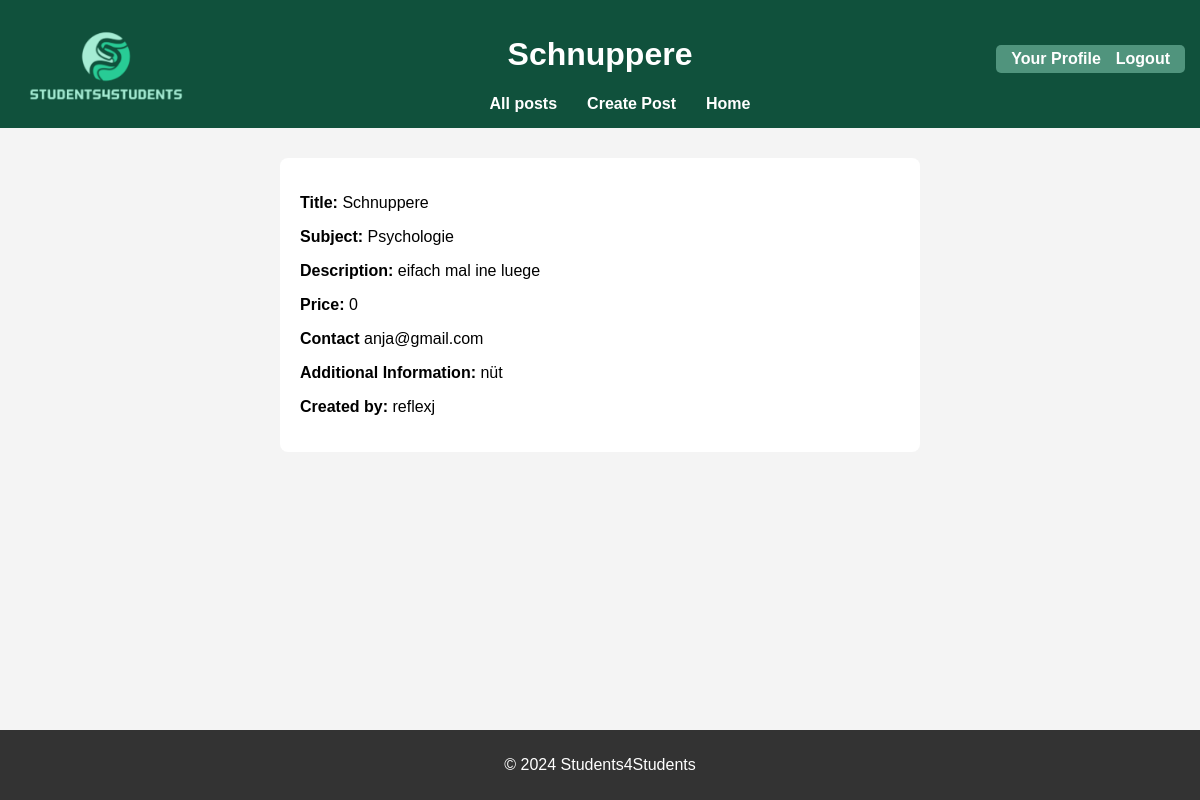
The page /request/1 (signed in) on the database its author committed.
### app.py (models this page shows, shortened)
class RequestPost(db.Model):
    id = db.Column(db.Integer, primary_key=True)
    title = db.Column(db.String(100), nullable=False)
    description = db.Column(db.String(200), nullable=False)
    subject = db.Column(db.String(100), nullable=False)
    price = db.Column(db.String(100), nullable=False)
    additional_information = db.Column(db.String(200), nullable=True)
    contact =db.Column(db.String(100), nullable = False)
    user_id = db.Column(db.Integer, db.ForeignKey('user.id'), nullable=False)
    user = db.relationship('User', backref=db.backref('requests', lazy=True))

class User(db.Model, UserMixin):
    id = db.Column(db.Integer, primary_key=True)
    username = db.Column(db.String(150), unique=True, nullable=False)
    email = db.Column(db.String(150), unique=True, nullable=False)
    password = db.Column(db.String(150), nullable=False)
    posts = db.relationship('ServicePost', backref='user', lazy=True)

### app.py (the view)
@app.route('/request/<int:request_id>')
def request_detail(request_id):
    request_post = RequestPost.query.get_or_404(request_id)
    return render_template('request_detail.html', request=request_post)

### app.py (called while the page is built)
@login_manager.user_loader
def load_user(user_id):
    return User.query.get(int(user_id))

### templates/request_detail.html (shortened to what this page needs)
<!DOCTYPE html>
<html lang="en">
<head>
    <link rel="stylesheet" href="{{ url_for('static', filename='style.css') }}">
</head>
<body>
    <header>
        <a href="/">
            <img src="{{ url_for('static', filename='images/logo.png') }}" alt="Website Logo" id="logo">
        </a>
        <h1>{{ request.title }}</h1>
        <nav>
            <ul>
                <li><a href="/allposts">All posts</a></li>
                <li><a href="/createpost">Create Post</a></li>
                <li><a href="/">Home</a></li>
            </ul>
        </nav>
        <section class="auth-links">
            {% if current_user.is_authenticated %}
                <a href="/profile">Your Profile</a>
                <a href="{{ url_for('logout') }}">Logout</a>
            {% else %}
                <a href="{{ url_for('login') }}">Login</a>
                <a href="{{ url_for('register') }}">Register</a>
            {% endif %}
        </section>
    </header>
    <main>
        <form>
            <p><strong>Title:</strong> {{ request.title }}</p>
            <p><strong>Subject:</strong> {{ request.subject }}</p>
            <p><strong>Description:</strong> {{ request.description }}</p>
            <p><strong>Price:</strong> {{ request.price }}</p>
            <p><strong>Contact</strong> {{ request.contact  }}</p>
            <p><strong>Additional Information:</strong> {{ request.additional_information }}</p>
            <p><strong>Created by:</strong> {{ request.user.username }}</p>
        </form>
    </main>
    <footer>
        <p>&copy; 2024 Students4Students</p>
    </footer>
</body>
</html>

### static/style.css (style rules this page uses)
body { font-family: Arial, sans-serif; background-color: #f4f4f4; margin: 0; padding: 0; display: flex; flex-direction: column; min-height: 100vh; }
header { background-color: #10513c; color: white; text-align: center; padding: 15px; position: relative; }
nav { display: flex; justify-content: center; align-items: center; width: 100%; }
nav ul { list-style-type: none; display: flex; gap: 30px; margin: 0; justify-content: center; align-items: center; text-align: center; }
nav ul li { margin: 0; }
nav ul li a { text-decoration: none; color: #fff; font-weight: bold; text-align: center; }
.auth-links { display: flex; gap: 15px; background-color: #50947d; position: absolute; padding: 5px 15px; border-radius: 5px; margin-left: auto; right: 15px; top: 15px; }
.auth-links a { color: white; text-decoration: none; font-weight: bold; display: inline-block; transition: transform 0.3s ease; }
main { flex: 1; }
footer { text-align: center; padding: 10px; background-color: #333; color: white; }
section { text-align: center; background-color: #fff; max-width: 620px; border-radius: 8px; margin: 30px auto; padding: 10px; }
form { max-width: 600px; margin: 30px auto; padding: 20px; background-color: #fff; border-radius: 8px; }
header img { max-height: 80px; object-fit: contain; position: absolute; top: 25px; left: 25px; }

### rows shown on the page
RequestPost: title "Schnuppere", subject "Psychologie", description "eifach mal ine luege", price "0", contact "anja@gmail.com", additional_information "nüt"
User: user.username "reflexj"
